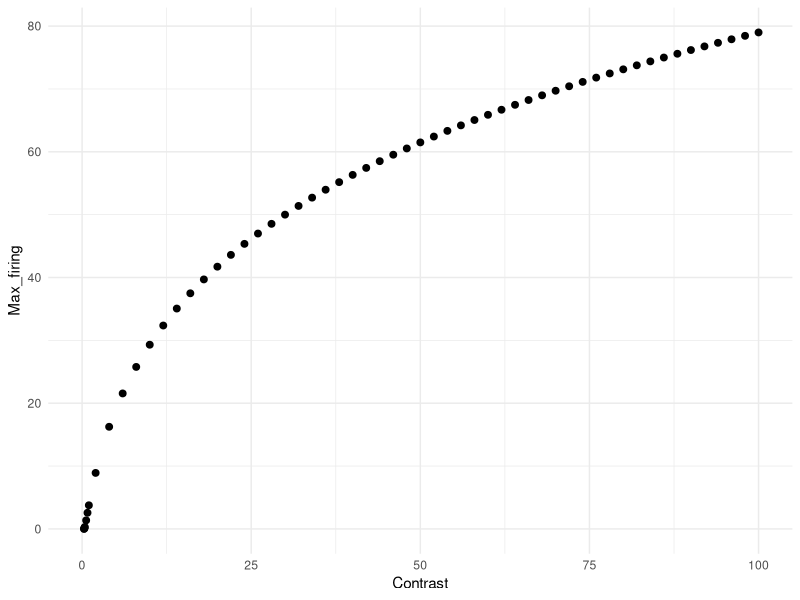
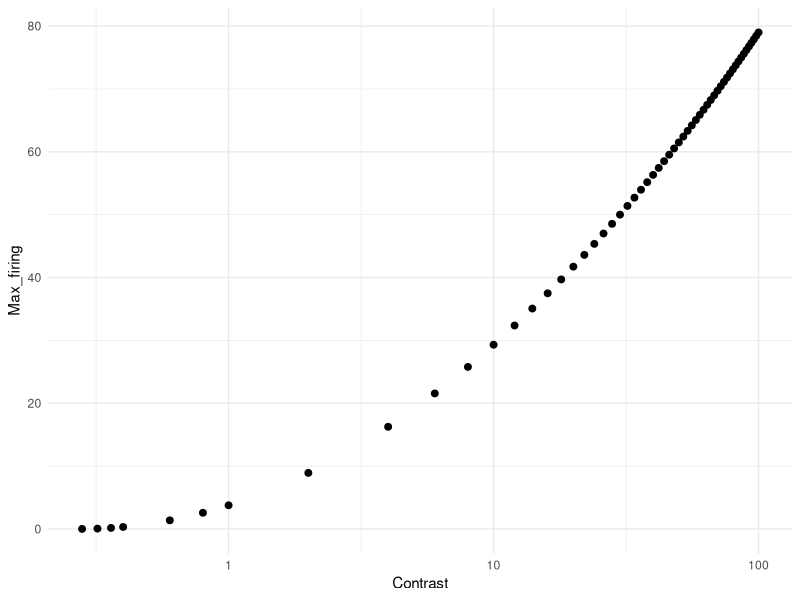

Write the R code that produced these figures, in order. (Note: this script raises an error after producing the figures.)
# Simulation assuming log squared function on Liu et al. (2015, fig. 1A)

library(tidyverse)
library(doParallel)
library(foreach)
library(cowplot)

Contrast <- c(0.28, 0.32, 0.36, 0.4, 0.6, 0.8, 1, seq(2, 100, 2))
a <- 2.2766
b <- 1.2853

Max_firing <- a * (log(Contrast) + b)^2
df_ah <- data.frame(Contrast, Max_firing)

g1 <- ggplot(df_ah, aes(x = Contrast, y = Max_firing)) +
  geom_point(size = 2) +
  coord_cartesian(xlim = c(0, 100)) +
  theme_minimal()
g1            

g2 <- ggplot(df_ah, aes(x = Contrast, y = Max_firing)) +
  geom_point(size = 2) +
  scale_x_log10() +
  theme_minimal()
g2 

### Simulation ###
cl <- makeCluster(parallel::detectCores() - 1)
registerDoParallel(cl)

n_neurons <- 180                                               # Number of neurons in the population
orientations <- seq(1, 180, by = 1)                            # Possible orientations (0 to 359 degrees)
preferred_orientations <-  seq(1, 180, length.out = n_neurons) # Preferred orientation of each neuron
max_firing_seq <- df_ah$Max_firing                             # Maximum firing rate of each neuron
contrast <-       df_ah$Contrast
tuning_width    <- 20                                          # Tuning width (standard deviation) of each neuron's response curve
n_trials <- 10000

all_results <- list()

for (max_firing_rate in max_firing_seq) {
  
  cat("Running max firing rate =", max_firing_rate, "\n")
  
  tuning_curves <- matrix(0, nrow = n_neurons, ncol = length(orientations))
  
  for (i in 1:n_neurons) {
    tuning_curves[i, ] <- max_firing_rate * exp(
      -0.5 * (
        pmin(abs(orientations - preferred_orientations[i]),
             180 - abs(orientations - preferred_orientations[i]))^2
      ) / tuning_width^2
    )
  }
  
  # ---- 90 ----
  responses_90 <- foreach(
    i = 1:n_trials,
    .combine = rbind,
    .packages = "stats"
  ) %dopar% {
    
    input_90 <- rnorm(n_trials, 90, 0)
    idx <- round(input_90[i]) + 1
    idx <- pmin(pmax(idx, 1), 180)
    
    mu <- tuning_curves[, idx]
    mu[mu == 0] <- 1e-8
    
    resp <- rnbinom(n_neurons, size = 1000000, mu = mu)
    
    cbind(resp,
          neuron = seq_len(n_neurons),
          stim = 90,
          trial = i,
          maxFR = max_firing_rate)
  }
  
  # ---- 91 ----
  responses_91 <- foreach(
    i = 1:n_trials,
    .combine = rbind,
    .packages = "stats"
  ) %dopar% {
    
    input_91 <- rnorm(n_trials, 91, 0)
    idx <- round(input_91[i]) + 1
    idx <- pmin(pmax(idx, 1), 180)
    
    mu <- tuning_curves[, idx]
    mu[mu == 0] <- 1e-8
    
    resp <- rnbinom(n_neurons, size = 1000000, mu = mu)
    
    cbind(resp,
          neuron = seq_len(n_neurons),
          stim = 91,
          trial = i,
          maxFR = max_firing_rate)
  }
  
  df_tmp <- as.data.frame(rbind(responses_90, responses_91))
  colnames(df_tmp) <- c("Spikes", "Neuron", "Stimulus", "Trial", "Contrast")
  
  all_results[[as.character(max_firing_rate)]] <- df_tmp
}

df <- do.call(rbind, all_results)
df$Contrast <- contrast[match(df$Contrast, max_firing_seq)]
write.csv(df, 
          file = "df_log_squared.csv", 
          row.names = FALSE)

### Weber law in contrast discrimination ###
df %>%
  group_by(Stimulus, Contrast, Trial) %>%
  summarise(Sum_spikes = sum(Spikes), .groups = "drop") -> df_sum

g3 <- ggplot(df_sum, aes(x = Sum_spikes, color = factor(Contrast))) +
  geom_density(alpha = 0.2, linewidth = 1) +
  theme_classic() +
  labs(
    x = "Sum of spikes",
    y = "Density",
    color = "Contrast",
    fill =  "Contrast"
  )
g3

df_sum %>%
  group_by(Contrast) %>%
  summarise(Mean_sum_spikes = mean(Sum_spikes),
            SD_sum_spikes = sd(Sum_spikes), .groups = "drop") -> df_summary
colnames(df_summary) <- c("Contrast", "mu", "sigma")

dC <-  diff(df_summary$Contrast)
dmu <- diff(df_summary$mu)

# μ'
mu_prime <- c(
  dmu[1] / dC[1],                                 　　　　　# 前方差分（最初）
  (dmu[-1]/dC[-1] + dmu[-length(dmu)]/dC[-length(dC)]) / 2, # 中央差分
  dmu[length(dmu)] / dC[length(dC)]                         # 後方差分（最後）
)
df_summary$mu_prime <- mu_prime

# μ'(C)ΔC ≈ σ
# μ'(C): コントラストの微小変化に対するμの変化
# ΔC:    コントラストの変化量
# μの変化がσと同じ大きさになったとき丁度弁別できる(d'=1に相当するJND)
df_summary$DeltaC_pred <- df_summary$sigma / df_summary$mu_prime # JND
df_summary <- mutate(df_summary, Weber_ratio_pred = DeltaC_pred / Contrast) # ΔC / C (Weber ratio)
df_summary

df_plot <- df_summary %>%
  slice(2:(n() - 1))

g4 <- ggplot(df_plot, aes(x = Contrast, y = DeltaC_pred)) +
  geom_line() +
  geom_point() +
  theme_classic() +
  scale_x_log10() +
  scale_y_log10() +
  ylab("ΔC (JND of d' = 1)") +
  xlab("Contrast")

g5 <- ggplot(df_plot, aes(x = Contrast, y = Weber_ratio_pred)) +
  geom_line() +
  geom_point() +
  theme_classic() +
  coord_cartesian(ylim = c(0.03, 0.05)) +
  ylab("ΔC/C") +
  xlab("Contrast")

g6 <- df_summary %>%
  ggplot(aes(x = Contrast, y = mu)) +
  geom_point(size = 2) +
  scale_x_log10() +
  scale_y_log10() +
  theme_minimal() +
  ylab("Mean_sum_spikes")

top    <- plot_grid(g3, ncol = 1)
middle <- plot_grid(g1, g6, ncol = 2)
bottom <- plot_grid(g4, g5, ncol = 2)
g <- plot_grid(top, middle, bottom, ncol = 1, rel_heights = c(1, 1))
ggsave("contrast_discrimination_thresholds.png", g, width = 6, height = 8.2, dpi = 300)
